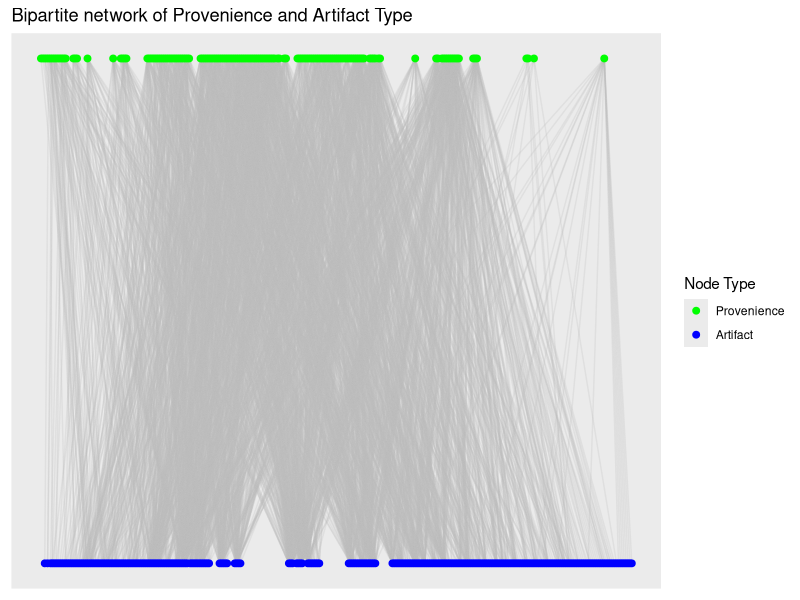
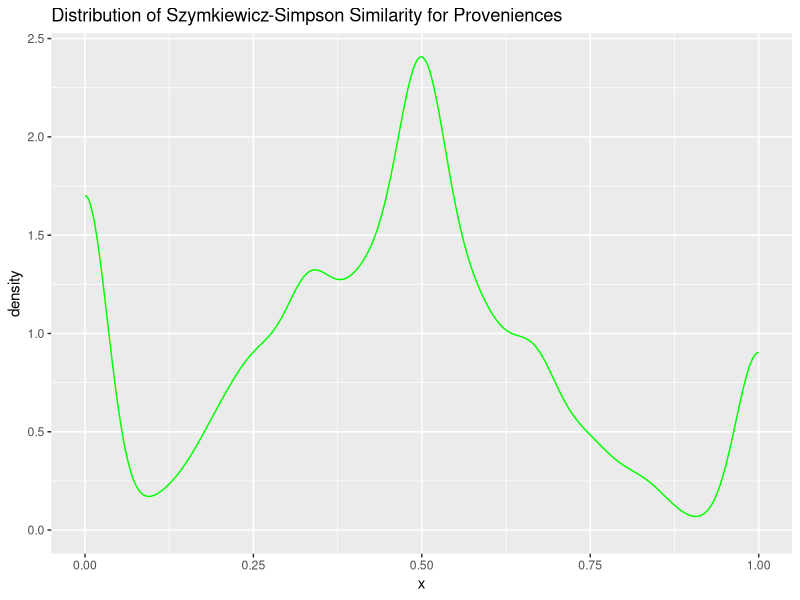
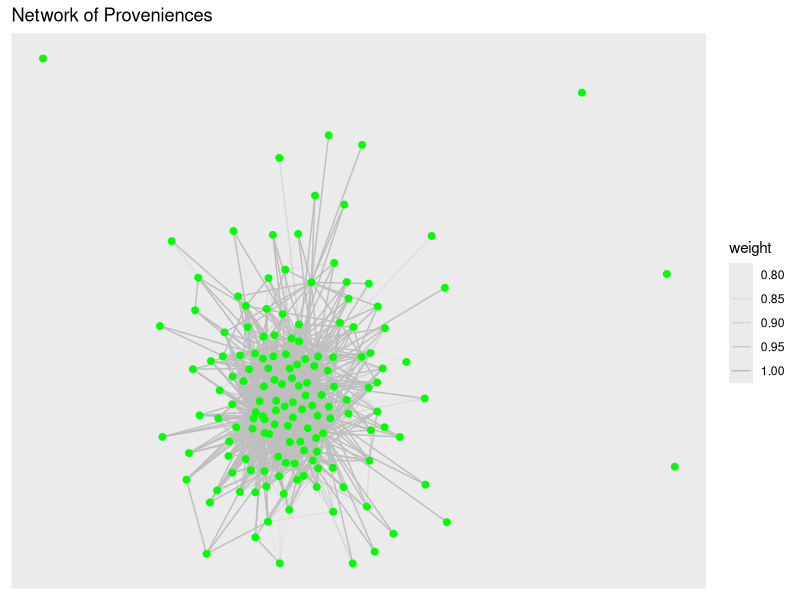
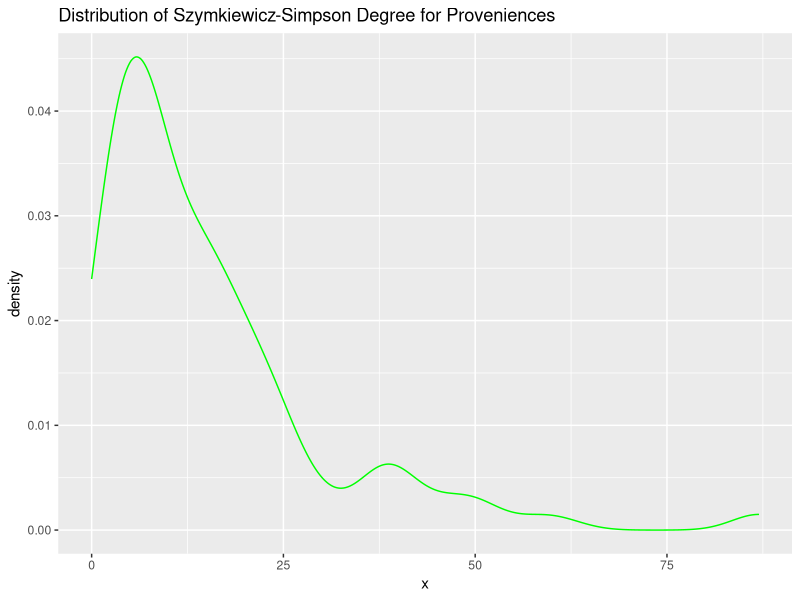
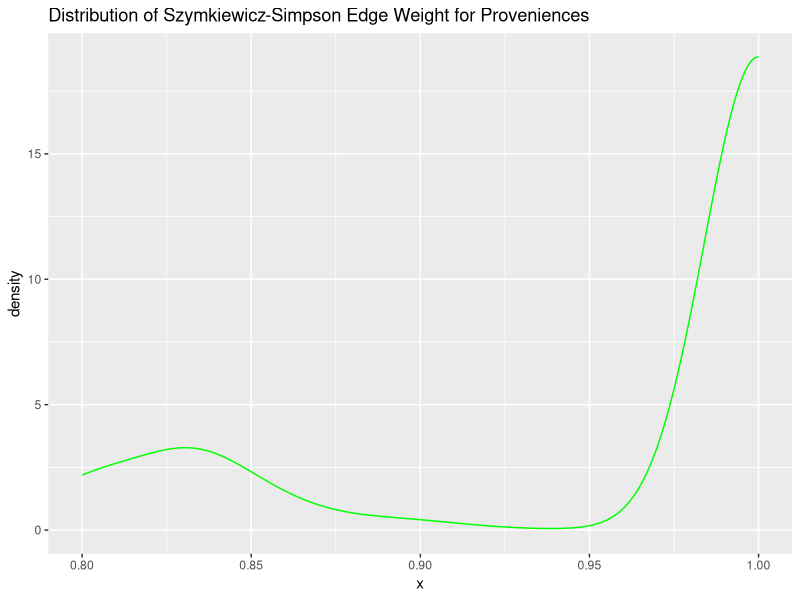
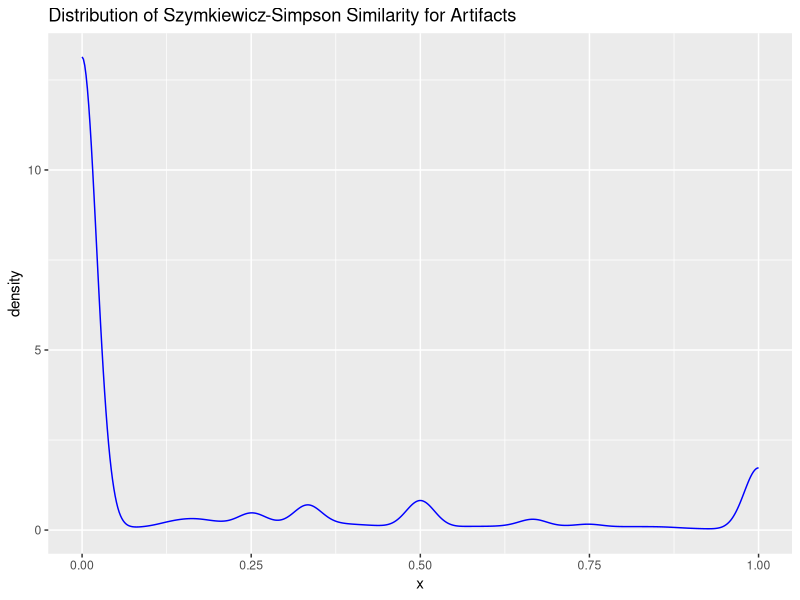
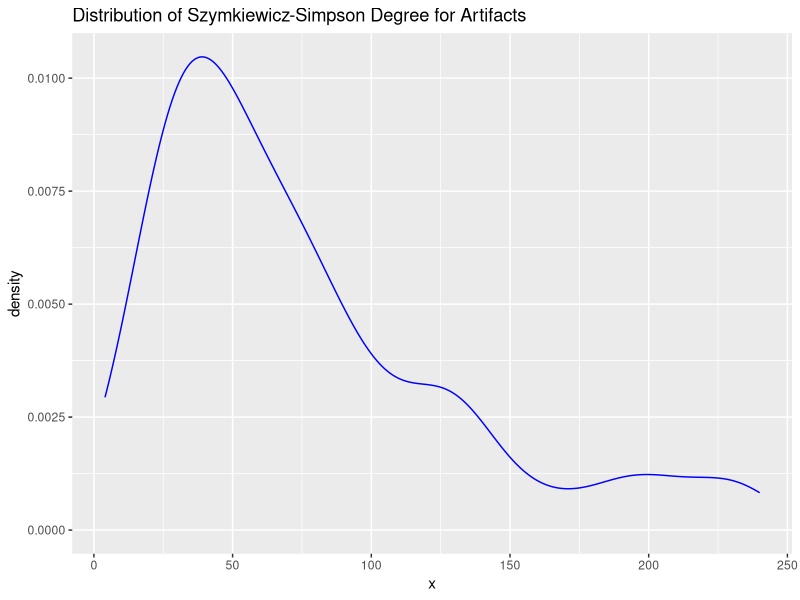
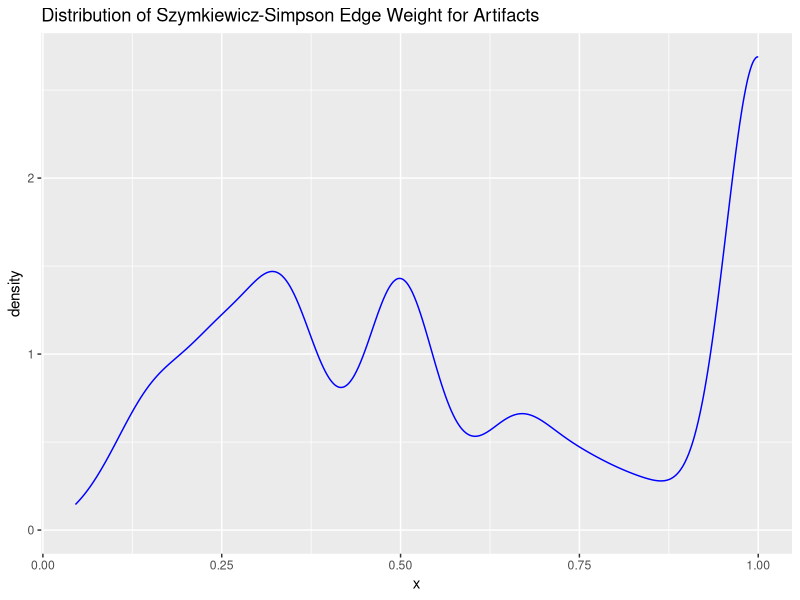

These figures' R source, in order:

require(tidyverse)
require(igraph)
require(ggraph)

# Import data from file ---------------------------------------------------

dat <- read_csv("Catalog_SiteA.csv",
                col_select = c(LEVEL_ID, CODE))

# Create un-weighted bipartite graph --------------------------------------

g_assemblages_bpg <-
  graph_from_data_frame(unique.data.frame(select(dat, LEVEL_ID, CODE)),
                        directed = FALSE)

V(g_assemblages_bpg)$type <-
  bipartite_mapping(g_assemblages_bpg)$type

g_assemblages_bpg_layout <-
  g_assemblages_bpg %>% layout_as_bipartite()

g_assemblages_bpg %>%
  ggraph(layout = g_assemblages_bpg_layout) +
  geom_edge_link(color = "gray", alpha = 0.25) +
  geom_node_point(aes(color = type), size = 2) +
  scale_color_manual(
    values = c("green", "blue"),
    name = "Node Type",
    breaks = c(FALSE, TRUE),
    labels = c("Provenience", "Artifact")
  ) +
  ggtitle("Bipartite network of Provenience and Artifact Type")


# Create incidence matrix from bipartite graph -----------------------------

g_assemblages_bpg_inc <- as_incidence_matrix(g_assemblages_bpg)

# Project one-mode graphs with igraph --------------------------------------

g_assemblages_proj <-
  bipartite_projection(g_assemblages_bpg, multiplicity = TRUE)

g_assemblages_proj_prov <- g_assemblages_proj$proj1

g_assemblages_proj_artifact <- g_assemblages_proj$proj2

# g_assemblages_proj_prov %>%
#   ggraph(layout = "fr") +
#   geom_edge_link(color = "gray", aes(alpha = weight)) +
#   geom_node_point(color = "green", size = 2) +
#   ggtitle("Network of Proveniences")
# 
# g_assemblages_proj_artifact %>%
#   ggraph(layout = "fr") +
#   geom_edge_link(color = "gray", aes(alpha = weight)) +
#   geom_node_point(color = "blue", size = 2) +
#   ggtitle("Network of Artifact Types")


# Project one-mode graphs, Szymkiewicz-Simpson -----------------------------

overlap_coef_bin <- function(x) {
  # Calculate the pairwise sums of non-zero matrix elements to find the number
  # of intersecting elements between each input column
  bin_intersect_mat <- t(x) %*% x
  
  # Calculate the input column sums to find the individual size of each set
  col_sum <- apply(x, 2, function(xx)
    sum(xx != 0))
  
  # Find the smaller of each pair of sets by taking the matrix outer minimum
  min_set_size_mat <- outer(col_sum, col_sum, FUN = pmin)
  
  # Szymkiewicz-Simpson overlap coefficient is the pairwise intersection of two
  # sets divided by the size of the smaller set
  res <- bin_intersect_mat / min_set_size_mat
  
  # Set diagonal to identity
  diag(res) <- 1L
  
  # Assign input column names to rows and columns of return matrix
  dimnames(res) <- list(colnames(x), colnames(x))
  
  return(res)
}


## Project provenience -----------------------------------------------------

prov_adj_ssoc <- overlap_coef_bin(t(g_assemblages_bpg_inc))

prov_ssoc_vals <-
  prov_adj_ssoc[lower.tri(prov_adj_ssoc, diag = FALSE)]

ggplot(data = data.frame(x = c(prov_ssoc_vals)), aes(x = x)) +
  geom_density(color = "green") +
  ggtitle("Distribution of Szymkiewicz-Simpson Similarity for Proveniences")

g_assemblages_proj_prov_oc <-
  graph_from_adjacency_matrix(ifelse(prov_adj_ssoc < 0.8, 0, prov_adj_ssoc),
                              mode = "undirected",
                              weighted = TRUE,
                              diag = FALSE)

g_assemblages_proj_prov_oc %>%
  ggraph(layout = "fr") +
  geom_edge_link(color = "gray", aes(alpha = weight)) +
  geom_node_point(color = "green", size = 2) +
  ggtitle("Network of Proveniences")

ggplot(data = data.frame(x = degree(g_assemblages_proj_prov_oc)), aes(x = x)) +
  geom_density(color = "green") +
  ggtitle("Distribution of Szymkiewicz-Simpson Degree for Proveniences")

ggplot(data = data.frame(x = E(g_assemblages_proj_prov_oc)$weight), aes(x = x)) +
  geom_density(color = "green") +
  ggtitle("Distribution of Szymkiewicz-Simpson Edge Weight for Proveniences")


## Project artifact types --------------------------------------------------

artifact_adj_ssoc <- overlap_coef_bin(g_assemblages_bpg_inc)

artifact_ssoc_vals <-
  artifact_adj_ssoc[lower.tri(artifact_adj_ssoc, diag = FALSE)]

ggplot(data = data.frame(x = c(artifact_ssoc_vals)), aes(x = x)) +
  geom_density(color = "blue") +
  ggtitle("Distribution of Szymkiewicz-Simpson Similarity for Artifacts")

g_assemblages_proj_artifact_oc <-
  graph_from_adjacency_matrix(
    artifact_adj_ssoc,
    mode = "undirected",
    weighted = TRUE,
    diag = FALSE
  )

# g_assemblages_proj_artifact_oc %>%
#   ggraph(layout = "kk") +
#   geom_edge_link(color = "gray", aes(alpha = weight)) +
#   geom_node_point(color = "blue", size = 2) +
#   ggtitle("Network of Artifacts")

ggplot(data = data.frame(x = degree(g_assemblages_proj_artifact_oc)), aes(x = x)) +
  geom_density(color = "blue") +
  ggtitle("Distribution of Szymkiewicz-Simpson Degree for Artifacts")

ggplot(data = data.frame(x = E(g_assemblages_proj_artifact_oc)$weight), aes(x = x)) +
  geom_density(color = "blue") +
  ggtitle("Distribution of Szymkiewicz-Simpson Edge Weight for Artifacts")


# Project one-mode graphs, Sorenson-Dice -----------------------------------

soren_dice_sim_bin <- function(x) {
  # Calculate the pairwise sums of non-zero matrix elements to find the number
  # of intersecting elements between each input column
  bin_intersect_mat <- t(x) %*% x
  
  # Calculate the input column sums, to find the individual size of each set
  col_sum <- apply(x, 2, function(xx)
    sum(xx != 0))
  
  # Calculate the matrix outer sums for pairwise sum of set sizes
  set_size_sum_mat <- outer(col_sum, col_sum, FUN = "+")
  
  # Sorenson-Dice index is twice the size of the intersection divided by the
  # sum of the size for each set
  res <- (2 * bin_intersect_mat) / set_size_sum_mat
  
  # Set diagonal to identity
  diag(res) <- 1L
  
  # Assign input column names to rows and columns of return matrix
  dimnames(res) <- list(colnames(x), colnames(x))
  return(res)
  
}

## Project provenience -----------------------------------------------------

prov_adj_sd <- soren_dice_sim_bin(t(g_assemblages_bpg_inc))

prov_sd_vals <-
  prov_adj_sd[lower.tri(prov_adj_sd, diag = FALSE)]

ggplot(data = data.frame(x = prov_sd_vals), aes(x = x)) +
  geom_density(color = "green") +
  ggtitle("Distribution of Sorenson-Dice Similarity for Provenience")

g_assemblages_proj_prov_sd <-
  graph_from_adjacency_matrix(prov_adj_sd,
                              mode = "undirected",
                              weighted = TRUE,
                              diag = FALSE)


# g_assemblages_proj_prov_sd <-
#   graph_from_adjacency_matrix(ifelse(prov_adj_sd < 0.439, 0, prov_adj_sd),
#                               mode = "undirected",
#                               weighted = TRUE,
#                               diag = FALSE)

g_assemblages_proj_prov_sd %>%
  ggraph(layout = "kk") +
  geom_edge_link(color = "gray", aes(alpha = weight)) +
  geom_node_point(color = "green", size = 2) +
  ggtitle("Network of Proveniences")

data.frame(x = degree(g_assemblages_proj_prov_sd)) %>% filter(x > 0) %>% 
  ggplot(aes(x = x)) +
  geom_histogram(color = "gray", fill = "green", bins = 20)

ggplot(data = data.frame(x = degree(g_assemblages_proj_prov_sd)), aes(x = x)) +
  geom_density(color = "green") +
  ggtitle("Distribution of Sorenson-Dice Degree for Proveniences")

ggplot(data = data.frame(x = E(g_assemblages_proj_prov_sd)$weight), aes(x = x)) +
  geom_density(color = "green") +
  ggtitle("Distribution of Sorenson-Dice Edge Weight for Proveniences")


## Project artifact types --------------------------------------------------

artifact_adj_sd <- soren_dice_sim_bin(g_assemblages_bpg_inc)

artifact_sd_vals <-
  artifact_adj_sd[lower.tri(artifact_adj_sd, diag = FALSE)]

ggplot(data = data.frame(x = artifact_sd_vals), aes(x = x)) +
  geom_density(color = "blue") +
  ggtitle("Distribution of Sorenson-Dice Similarity for Artifacts")

g_assemblages_proj_artifact_sd <-
  graph_from_adjacency_matrix(artifact_adj_sd,
                              mode = "undirected",
                              weighted = TRUE,
                              diag = FALSE)

# g_assemblages_artifact_prov_sd %>%
#   ggraph(layout = "kk") +
#   geom_edge_link(color = "gray", aes(alpha = weight)) +
#   geom_node_point(color = "green", size = 2) +
#   ggtitle("Network of Artifacts")

ggplot(data = data.frame(x = degree(g_assemblages_proj_artifact_sd)), aes(x = x)) +
  geom_density(color = "blue") +
  ggtitle("Distribution of Sorenson-Dice Degree for Artifacts")

data.frame(x = degree(g_assemblages_proj_artifact_sd)) %>% 
  ggplot(aes(x = x)) +
  geom_histogram(color = "gray", fill = "blue", bins = 20)


ggplot(data = data.frame(x = E(g_assemblages_proj_artifact_sd)$weight), aes(x = x)) +
  geom_density(color = "blue") +
  ggtitle("Distribution of Sorenson-Dice Edge Weight for Artifacts")


# Project one-mode graphs, Jaccard ----------------------------------------

jaccard_sim_bin <- function(x) {
  # Calculate the pairwise sums of non-zero matrix elements to find the number
  # of intersecting elements between each input column
  bin_intersect_mat <- t(x) %*% x
  
  # Calculate the input column sums to find the individual size of each set
  x_col_sum <- apply(x, 2, function(xx)
    sum(xx != 0))
  
  # Calculate the matrix outer sums for pairwise sum of set sizes
  set_size_sum_mat <- outer(x_col_sum, x_col_sum, FUN = "+")
  
  # Jaccard index is intersection of set sizes over the size of the union of
  # sets
  res <- bin_intersect_mat / (set_size_sum_mat - bin_intersect_mat)
  
  # Set diagonal to identity
  diag(res) <- 1L
  
  # Assign input column names to rows and columns of return matrix
  dimnames(res) <- list(colnames(x), colnames(x))
  
  return(res)
}

## Project provenience -----------------------------------------------------

prov_adj_jacc <- jaccard_sim_bin(t(g_assemblages_bpg_inc))

prov_jacc_vals <-
  prov_adj_jacc[lower.tri(prov_adj_jacc, diag = FALSE)]

ggplot(data = data.frame(x = prov_jacc_vals), aes(x = x)) +
  geom_density(color = "green") +
  ggtitle("Distribution of Jaccard Similarity for Provenience")

g_assemblages_proj_prov_jacc <-
  graph_from_adjacency_matrix(ifelse(prov_adj_jacc <0.281, 0, prov_adj_jacc),
                              mode = "undirected",
                              weighted = TRUE,
                              diag = FALSE)

g_assemblages_proj_prov_jacc %>%
  ggraph(layout = "kk") +
  geom_edge_link(color = "gray", aes(alpha = weight)) +
  geom_node_point(color = "green", size = 2) +
  ggtitle("Network of Proveniences")

ggplot(data = data.frame(x = degree(g_assemblages_proj_prov_jacc)), aes(x = x)) +
  geom_density(color = "green") +
  ggtitle("Distribution of Jaccard Degree for Proveniences")

ggplot(data = data.frame(x = E(g_assemblages_proj_prov_jacc)$weight), aes(x = x)) +
  geom_density(color = "green") +
  ggtitle("Distribution of Jaccard Edge Weight for Proveniences")


## Project artifact types --------------------------------------------------

artifact_adj_jacc <- jaccard_sim_bin(g_assemblages_bpg_inc)

artifact_jacc_vals <-
  artifact_adj_jacc[lower.tri(artifact_adj_jacc, diag = FALSE)]

ggplot(data = data.frame(x = artifact_jacc_vals), aes(x = x)) +
  geom_density(color = "blue") +
  ggtitle("Distribution of Jaccard Similarity for Artifacts")

g_assemblages_proj_artifact_jacc <-
  graph_from_adjacency_matrix(
    artifact_adj_jacc,
    mode = "undirected",
    weighted = TRUE,
    diag = FALSE
  )

# g_assemblages_proj_prov_jacc %>%
#   ggraph(layout = "kk") +
#   geom_edge_link(color = "gray", aes(alpha = weight)) +
#   geom_node_point(color = "blue", size = 2) +
#   ggtitle("Network of Artifacts")

ggplot(data = data.frame(x = degree(g_assemblages_proj_artifact_jacc)), aes(x = x)) +
  geom_density(color = "blue") +
  ggtitle("Distribution of Jaccard Degree for Artifacts")

ggplot(data = data.frame(x = E(g_assemblages_proj_artifact_jacc)$weight), aes(x = x)) +
  geom_density(color = "blue") +
  ggtitle("Distribution of Jaccard Edge Weight for Artifacts")

# TOM Adjacency -----------------------------------------------------------

tom_adjacency_matrix <- function(adj_mat) {
  l_mat <- adj_mat %*% t(adj_mat)
  
  k_row <- rowSums(adj_mat)
  k_col <- colSums(adj_mat)
  k_min <- outer(k_row, k_col, FUN = pmin)
  
  tom_adj <- (l_mat + adj_mat) / (k_min + 1 - adj_mat)
  
  diag(tom_adj) <- 1
  
  dimnames(tom_adj) <- list(colnames(adj_mat), colnames(adj_mat))
  
  return(tom_adj)
}

## Provenience overlap matrix ----------------------------------------------



## Artifact type overlap matrix --------------------------------------------


# Distribution of sample sizes ---------------------------------------------

require(gridExtra)

grid.arrange(
  ggplot(
    data = data.frame(x = rowSums(g_assemblages_bpg_inc)), 
    aes(x = x)) +
    geom_histogram(color = "gray", fill = "green", bins = 20) +
    ggtitle("Artifact Types per Provenience"),
  
  ggplot(
    data = data.frame(x = colSums(g_assemblages_bpg_inc)), 
    aes(x = x)) +
    geom_histogram(color = "gray", fill = "blue", bins = 20) +
    ggtitle("Occurence per Artifact Type"),
  
  ncol = 2
)



# Comparing similarity measures -------------------------------------------

prov_sims <-
  data.frame(ssoc = prov_ssoc_vals, 
             jacc = prov_jacc_vals, 
             sd = prov_sd_vals)

prov_sims %>% stack() %>%
  # filter(values > 0) %>% # View non-zero entries
  ggplot(aes(x = values)) +
  geom_density(color = "green",
               alpha = 0.4) +
  facet_grid(ind ~ ., scales = "free")

prov_sims %>% stack() %>%
  filter(values > 0) %>%
  ggplot(aes(x = ind, y = values, fill = ind)) +
  geom_violin()

artifact_sims <-
  data.frame(ssoc = artifact_ssoc_vals, 
             jacc = artifact_jacc_vals, 
             sd = artifact_sd_vals)

artifact_sims %>% stack() %>% 
  # filter(values > 0) %>% # View non-zero entries
  ggplot(aes(x = values)) +
  geom_density(color = "blue",
               alpha = 0.4) + 
  facet_grid(ind ~ ., scales = "free")

artifact_sims %>% stack() %>%
  # filter(values > 0) %>%
  ggplot(aes(x = ind, y = values, fill = ind)) +
  geom_violin()



# Thresholding ------------------------------------------------------------


sigmoid <- function(x) {
  1.0 / (1.0 + exp(-x))
}



# Distribution examples ---------------------------------------------------

powerlaw_pdf <- function(x, gamma = 1){
  density <- x^(-gamma)
  return(density)
}

ggplot(data.frame(x = c(1,251)), aes(x = x)) + 
  stat_function(fun = powerlaw_pdf, args = list(gamma = 1), aes(color = "1")) + 
  stat_function(fun = powerlaw_pdf, args = list(gamma = 2), aes(color = "2")) + 
  stat_function(fun = powerlaw_pdf, args = list(gamma = 3), aes(color = "3")) + 
  stat_function(fun = powerlaw_pdf, args = list(gamma = 4), aes(color = "4")) + 
  stat_function(fun = powerlaw_pdf, args = list(gamma = 5), aes(color = "5")) +
  scale_y_continuous(trans="log10") + 
  labs(color="Gamma value")+
  ylab("log P(x)")
